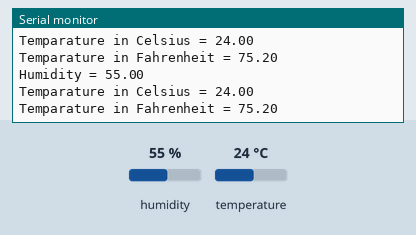
Simulated run of this sketch. Board: Arduino Uno, built with avr-gcc and run on an emulated ATmega328P. Shown: the last lines printed to the serial monitor. Inputs (shaded band) come from the test bench; at power-on: humidity 55 %, temperature 24 °C.

Above: at 2.8 s.
2.9 s: humidity set to 22 %
At 4.6 s:
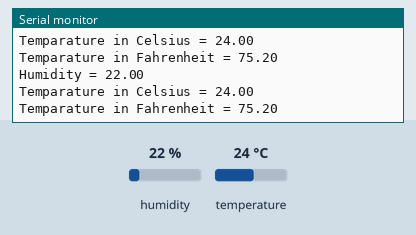
5.6 s: temperature set to 12 °C
At 6.5 s:
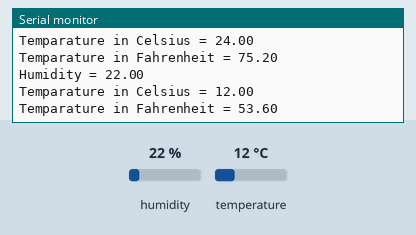
8.3 s: temperature set to 41 °C
At 11.6 s:
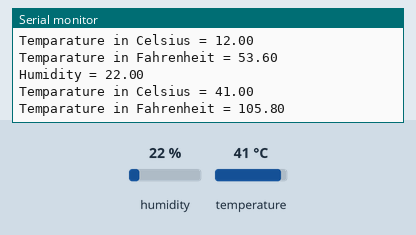
Timing chart, 0 to 13.1 s (numbered marks = the images above; inputs shaded):
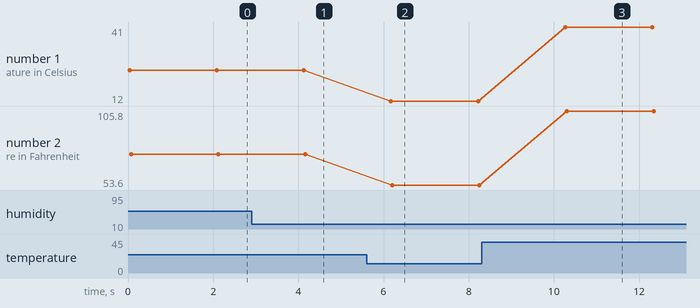

Measured:
- after the input at 2.9 s, the serial monitor: prints a new line after 1.2 s (image 1)
- after the input at 5.6 s, the serial monitor: prints a new line after 0.57 s (image 2)
- after the input at 8.3 s, the serial monitor: prints a new line after 2.0 s (image 3)
- plotted number 1: 24 → 12 after the input at 5.6 s, 12 → 41 after the input at 8.3 s
- plotted number 2: 75.2 → 53.6 after the input at 5.6 s, 53.6 → 105.8 after the input at 8.3 s

The sketch:

DHT_Sensor.ino
```cpp
#include<dht.h>
dht dht11;

// define the DHT pin
const int dht_pin = 5;

void setup() {
  Serial.begin(9600);
}

void loop() {

  dht11.read11(dht_pin);
  Serial.print("Humidity = ");
  Serial.println(dht11.humidity);

  //Temparature in Celsius
  Serial.print("Temparature in Celsius = ");
  Serial.println(dht11.temperature);

  //Temparature in Fahrenheit
  //T(°F) = T(°C) × 9/5 + 32
  Serial.print("Temparature in Fahrenheit = ");
  Serial.println((dht11.temperature * 9/5) + 32);

  delay(2000);
}
```
